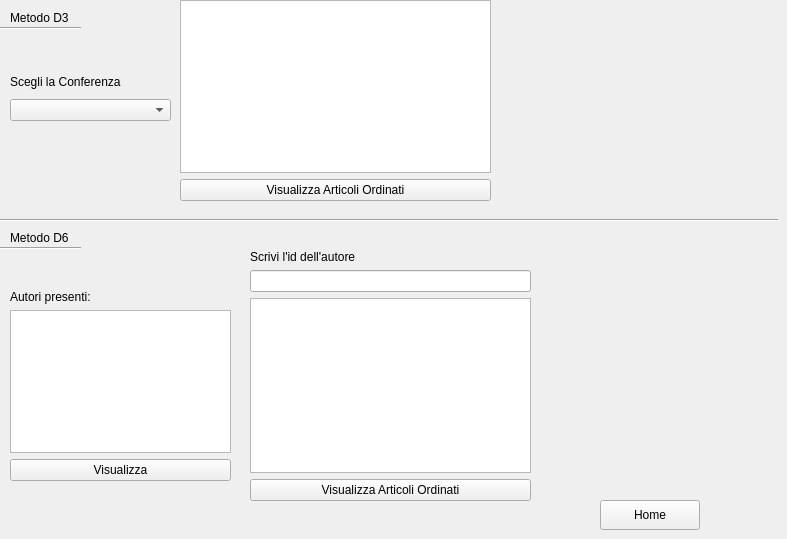
      <widget class="QWidget" name="sezioneDPage">
       <widget class="QPushButton" name="HomeButton_11">
        <property name="geometry">
         <rect>
          <x>600</x>
          <y>500</y>
          <width>100</width>
          <height>30</height>
         </rect>
        </property>
        <property name="text">
         <string>Home</string>
        </property>
       </widget>
       <widget class="QLabel" name="label_3">
        <property name="geometry">
         <rect>
          <x>10</x>
          <y>10</y>
          <width>71</width>
          <height>16</height>
         </rect>
        </property>
        <property name="text">
         <string>Metodo D3</string>
        </property>
       </widget>
       <widget class="QLabel" name="label_21">
        <property name="geometry">
         <rect>
          <x>10</x>
          <y>230</y>
          <width>71</width>
          <height>16</height>
         </rect>
        </property>
        <property name="text">
         <string>Metodo D6</string>
        </property>
       </widget>
       <widget class="Line" name="line_9">
        <property name="geometry">
         <rect>
          <x>0</x>
          <y>20</y>
          <width>81</width>
          <height>16</height>
         </rect>
        </property>
        <property name="orientation">
         <enum>Qt::Horizontal</enum>
        </property>
       </widget>
       <widget class="Line" name="line_10">
        <property name="geometry">
         <rect>
          <x>0</x>
          <y>240</y>
          <width>81</width>
          <height>16</height>
         </rect>
        </property>
        <property name="orientation">
         <enum>Qt::Horizontal</enum>
        </property>
       </widget>
       <widget class="Line" name="line_11">
        <property name="geometry">
         <rect>
          <x>0</x>
          <y>210</y>
          <width>778</width>
          <height>20</height>
         </rect>
        </property>
        <property name="orientation">
         <enum>Qt::Horizontal</enum>
        </property>
       </widget>
       <widget class="QWidget" name="layoutWidget">
        <property name="geometry">
         <rect>
          <x>180</x>
          <y>0</y>
          <width>311</width>
          <height>201</height>
         </rect>
        </property>
        <layout class="QVBoxLayout" name="verticalLayout_33">
         <item>
          <widget class="QListWidget" name="mD3lista"/>
         </item>
         <item>
          <widget class="QPushButton" name="mD3button">
           <property name="text">
            <string>Visualizza Articoli Ordinati</string>
           </property>
          </widget>
         </item>
        </layout>
       </widget>
       <widget class="QWidget" name="layoutWidget">
        <property name="geometry">
         <rect>
          <x>10</x>
          <y>70</y>
          <width>161</width>
          <height>51</height>
         </rect>
        </property>
        <layout class="QVBoxLayout" name="verticalLayout_34">
         <item>
          <widget class="QLabel" name="label_22">
           <property name="text">
            <string>Scegli la Conferenza</string>
           </property>
          </widget>
         </item>
         <item>
          <widget class="QComboBox" name="mD3comboBox"/>
         </item>
        </layout>
       </widget>
       <widget class="QWidget" name="layoutWidget">
        <property name="geometry">
         <rect>
          <x>10</x>
          <y>290</y>
          <width>221</width>
          <height>191</height>
         </rect>
        </property>
        <layout class="QVBoxLayout" name="verticalLayout_35">
         <item>
          <widget class="QLabel" name="label_24">
           <property name="text">
            <string>Autori presenti:</string>
           </property>
          </widget>
         </item>
         <item>
          <widget class="QListWidget" name="mD6lista1"/>
         </item>
         <item>
          <widget class="QPushButton" name="mD6button1">
           <property name="text">
            <string>Visualizza</string>
           </property>
          </widget>
         </item>
        </layout>
       </widget>
       <widget class="QWidget" name="layoutWidget">
        <property name="geometry">
         <rect>
          <x>250</x>
          <y>250</y>
          <width>281</width>
          <height>251</height>
         </rect>
        </property>
        <layout class="QVBoxLayout" name="verticalLayout_36">
         <item>
          <widget class="QLabel" name="label_23">
           <property name="text">
            <string>Scrivi l'id dell'autore</string>
           </property>
          </widget>
         </item>
         <item>
          <widget class="QLineEdit" name="mD6lineEdit"/>
         </item>
         <item>
          <widget class="QListWidget" name="mD6lista2"/>
         </item>
         <item>
          <widget class="QPushButton" name="mD6button2">
           <property name="text">
            <string>Visualizza Articoli Ordinati</string>
           </property>
          </widget>
         </item>
        </layout>
       </widget>
      </widget>
